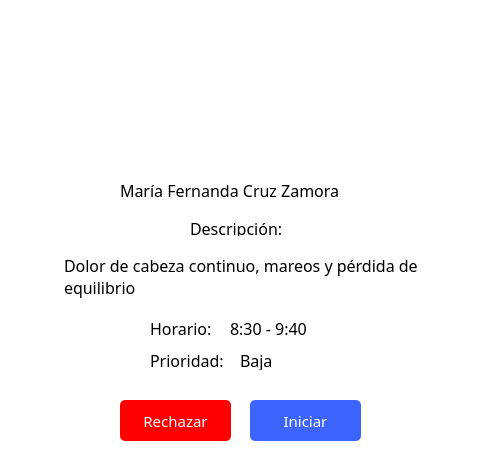
<?xml version="1.0" encoding="UTF-8"?>
<ui version="4.0">
 <class>medico_info_cita_medica</class>
 <widget class="QWidget" name="medico_info_cita_medica">
  <property name="geometry">
   <rect>
    <x>0</x>
    <y>0</y>
    <width>491</width>
    <height>471</height>
   </rect>
  </property>
  <property name="windowTitle">
   <string>Form</string>
  </property>
  <widget class="QLabel" name="label">
   <property name="geometry">
    <rect>
     <x>0</x>
     <y>0</y>
     <width>491</width>
     <height>471</height>
    </rect>
   </property>
   <property name="accessibleDescription">
    <string notr="true"/>
   </property>
   <property name="styleSheet">
    <string notr="true">background-color: rgb(255, 255, 255);</string>
   </property>
   <property name="text">
    <string/>
   </property>
  </widget>
  <widget class="QLabel" name="lbl_foto">
   <property name="geometry">
    <rect>
     <x>180</x>
     <y>10</y>
     <width>131</width>
     <height>141</height>
    </rect>
   </property>
   <property name="text">
    <string/>
   </property>
   <property name="pixmap">
    <pixmap resource="../../resources.qrc">:/imagenes/Imagenes/imgPrueba.png</pixmap>
   </property>
  </widget>
  <widget class="QLabel" name="lbl_nombre">
   <property name="geometry">
    <rect>
     <x>120</x>
     <y>170</y>
     <width>291</width>
     <height>41</height>
    </rect>
   </property>
   <property name="font">
    <font>
     <family>Montserrat Medium</family>
     <pointsize>12</pointsize>
    </font>
   </property>
   <property name="text">
    <string>María Fernanda Cruz Zamora</string>
   </property>
  </widget>
  <widget class="QLabel" name="label_3">
   <property name="geometry">
    <rect>
     <x>190</x>
     <y>220</y>
     <width>111</width>
     <height>16</height>
    </rect>
   </property>
   <property name="font">
    <font>
     <family>Montserrat Medium</family>
     <pointsize>12</pointsize>
    </font>
   </property>
   <property name="text">
    <string>Descripción:</string>
   </property>
  </widget>
  <widget class="QPlainTextEdit" name="lbl_descripcion">
   <property name="geometry">
    <rect>
     <x>60</x>
     <y>250</y>
     <width>381</width>
     <height>61</height>
    </rect>
   </property>
   <property name="font">
    <font>
     <family>Montserrat Medium</family>
     <pointsize>12</pointsize>
    </font>
   </property>
   <property name="accessibleDescription">
    <string/>
   </property>
   <property name="styleSheet">
    <string notr="true">border: none;</string>
   </property>
   <property name="readOnly">
    <bool>true</bool>
   </property>
   <property name="plainText">
    <string>Dolor de cabeza continuo, mareos y pérdida de equilibrio</string>
   </property>
  </widget>
  <widget class="QLabel" name="label_4">
   <property name="geometry">
    <rect>
     <x>150</x>
     <y>320</y>
     <width>71</width>
     <height>16</height>
    </rect>
   </property>
   <property name="font">
    <font>
     <family>Montserrat Medium</family>
     <pointsize>12</pointsize>
    </font>
   </property>
   <property name="text">
    <string>Horario:</string>
   </property>
  </widget>
  <widget class="QLabel" name="lbl_horario">
   <property name="geometry">
    <rect>
     <x>230</x>
     <y>320</y>
     <width>111</width>
     <height>16</height>
    </rect>
   </property>
   <property name="font">
    <font>
     <family>Montserrat Medium</family>
     <pointsize>12</pointsize>
    </font>
   </property>
   <property name="text">
    <string>8:30 - 9:40</string>
   </property>
  </widget>
  <widget class="QLabel" name="label_5">
   <property name="geometry">
    <rect>
     <x>150</x>
     <y>350</y>
     <width>91</width>
     <height>21</height>
    </rect>
   </property>
   <property name="font">
    <font>
     <family>Montserrat Medium</family>
     <pointsize>12</pointsize>
    </font>
   </property>
   <property name="text">
    <string>Prioridad:</string>
   </property>
  </widget>
  <widget class="QLabel" name="label_6">
   <property name="geometry">
    <rect>
     <x>240</x>
     <y>350</y>
     <width>41</width>
     <height>20</height>
    </rect>
   </property>
   <property name="font">
    <font>
     <family>Montserrat Medium</family>
     <pointsize>12</pointsize>
    </font>
   </property>
   <property name="text">
    <string>Baja</string>
   </property>
  </widget>
  <widget class="QLabel" name="label_2">
   <property name="geometry">
    <rect>
     <x>300</x>
     <y>350</y>
     <width>21</width>
     <height>21</height>
    </rect>
   </property>
   <property name="text">
    <string/>
   </property>
   <property name="pixmap">
    <pixmap resource="../../resources.qrc">:/imagenes/Imagenes/Ellipse7.png</pixmap>
   </property>
   <property name="scaledContents">
    <bool>true</bool>
   </property>
  </widget>
  <widget class="QPushButton" name="pushButton">
   <property name="geometry">
    <rect>
     <x>120</x>
     <y>400</y>
     <width>111</width>
     <height>41</height>
    </rect>
   </property>
   <property name="font">
    <font>
     <family>Montserrat Medium</family>
     <pointsize>11</pointsize>
    </font>
   </property>
   <property name="cursor">
    <cursorShape>PointingHandCursor</cursorShape>
   </property>
   <property name="styleSheet">
    <string notr="true">color: white;
border: none;
background: red;
border-radius: 5px;</string>
   </property>
   <property name="text">
    <string>Rechazar</string>
   </property>
  </widget>
  <widget class="QPushButton" name="pushButton_2">
   <property name="geometry">
    <rect>
     <x>250</x>
     <y>400</y>
     <width>111</width>
     <height>41</height>
    </rect>
   </property>
   <property name="font">
    <font>
     <family>Montserrat Medium</family>
     <pointsize>11</pointsize>
    </font>
   </property>
   <property name="cursor">
    <cursorShape>PointingHandCursor</cursorShape>
   </property>
   <property name="styleSheet">
    <string notr="true">color: white;
border: none;
background: #3E64FF;
border-radius: 5px;</string>
   </property>
   <property name="text">
    <string>Iniciar</string>
   </property>
  </widget>
 </widget>
 <resources>
  <include location="../../resources.qrc"/>
 </resources>
 <connections/>
</ui>
